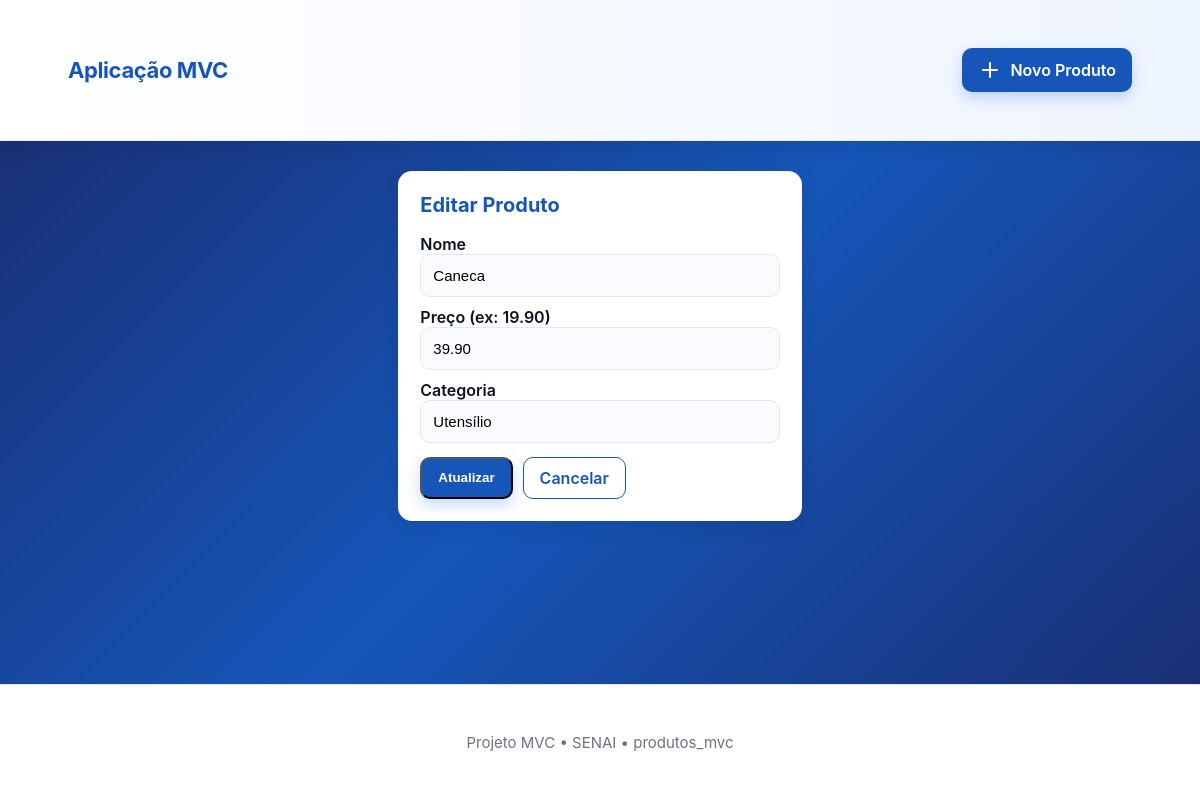
/index.php?a=edit&id=2, run on the app's committed database.
### tables this page shows
CREATE TABLE `produtos` (
  `id` int(11) NOT NULL,
  `nome` varchar(100) NOT NULL,
  `preco` decimal(10,2) NOT NULL,
  `categoria` varchar(50) NOT NULL
);

### app/controllers/ProdutoController.php (called while the page is built, shortened)
<?php
class ProdutoController {
    private $model;
    public function __construct($model) {
        $this->model = $model;
    }
    public function edit() {
        $id = $_GET['id'] ?? null;
        $produto = $this->model->find($id);
        require __DIR__ . '/../views/layout/header.php';
        require __DIR__ . '/../views/produtos/edit.php';
        require __DIR__ . '/../views/layout/footer.php';
    }
}

### public/index.php (called while the page is built, shortened)
<?php
require_once __DIR__ . '/../app/models/Produto.php';
require_once __DIR__ . '/../app/controllers/ProdutoController.php';
$action = isset($_GET['a']) ? $_GET['a'] : 'index';
$db = new Database();
$produtoModel = new Produto($db->pdo);
$controllerObj = new ProdutoController($produtoModel);
$controllerObj->{$action}();

### app/models/Produto.php (called while the page is built, shortened)
<?php
class Produto {
    private $pdo;
    public function __construct(PDO $pdo) {
        $this->pdo = $pdo;
    }
    public function find($id) {
        $stmt = $this->pdo->prepare('SELECT * FROM produtos WHERE id = ?');
        $stmt->execute([$id]);
        return $stmt->fetch();
    }
}

### app/views/produtos/edit.php (the view, shortened to what this page needs)
<section class="card">
    <h2>Editar Produto</h2>
    <?php if (!$produto): ?>
        <p class="muted">Produto não encontrado.</p>
    <?php else: ?>
    <form action="index.php?a=update" method="post" class="form">
        <label>Nome
            <input type="text" name="nome" required maxlength="100" value="<?= htmlspecialchars($produto['nome']) ?>">
        </label>
        <label>Preço (ex: 19.90)
            <input type="number" step="0.01" name="preco" required value="<?= htmlspecialchars($produto['preco']) ?>">
        </label>
        <label>Categoria
            <input type="text" name="categoria" required maxlength="50" value="<?= htmlspecialchars($produto['categoria']) ?>">
        </label>
        <div class="actions">
            <button class="btn" type="submit">Atualizar</button>
            <a class="btn ghost" href="index.php">Cancelar</a>
        </div>
    </form>
    <?php endif; ?>
</section>

### assets/css/style.css (style rules this page uses)
:root { --bg: linear-gradient(135deg, #1a2a6c 0%, #1556b8 50%, #1a2a6c 100%); --card: #ffffff; --accent: #1556b8; --accent-hover: #1556b8; --muted: #6b7280; --danger: #f21d1d; --radius: 14px; --shadow: 0 6px 18px rgba(0, 0, 0, 0.08); --transition: all 0.25s ease; font-family: "Inter", system-ui, -apple-system, "Helvetica Neue", Arial; }
* { box-sizing: border-box; }
body { margin: 0; background: var(--bg); color: #0b1220; -webkit-font-smoothing: antialiased; min-height: 100vh; display: flex; flex-direction: column; }
.btn { background: var(--accent); color: white; padding: 10px 16px; border-radius: 10px; text-decoration: none; display: inline-flex; align-items: center; gap: 8px; font-weight: 600; transition: var(--transition); box-shadow: 0 6px 14px rgba(29, 109, 231, 0.25); }
.btn.ghost { background: transparent; color: var(--accent); border: 1.5px solid var(--accent); box-shadow: none; }
.card { background: var(--card); border-radius: var(--radius); padding: 22px; box-shadow: var(--shadow); margin-bottom: 24px; transition: var(--transition); }
h2 { margin-top: 0; font-size: 20px; color: var(--accent); }
.form label { display: block; margin-bottom: 10px; font-weight: 600; }
.form input[type="text"], .form input[type="number"] { width: 100%; padding: 12px; border-radius: 10px; border: 1px solid #e2e8f0; background: #f9fbff; transition: var(--transition); font-size: 15px; }
.actions { display: flex; gap: 10px; margin-top: 14px; flex-wrap: wrap; }

### data on the page
produtos: nome "Caneca", preco "39.90", categoria "Utensílio"
